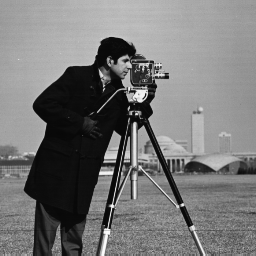
%> input picture P1/img/cameraman.tif, 256 x 256 px
$ octave lab1.m   (GNU Octave 9; MATLAB toolbox functions it lacks are replaced by stand-ins)
%> lines starting %> are read from the running program, lines starting %| are printed output that depends on the picture
close all; clear; clc;

a = imread('cameraman.tif');
%> a is the input picture: size 256x256 uint8; min 7, max 253, mean 118.7
%imshow(a)

% zeby moc wykonywac operacje charakterystyczne dla liczb
% zmiennoprzecinkowych jak np podnoszenie do niecalkowitej potegi musimy
% najpierw przejsc na double

% uint8: 0-255
% double: 0-1

% przejscie na double
a = double(a)/255;
%> a: size 256x256 double

% powrot na inty
a = uint8(255*a)
imshow(a)

b = a + 50
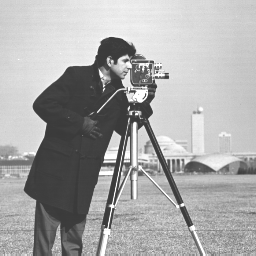
%> b: size 256x256 uint8; min 57, max 255, mean 168.5
c = b - 100
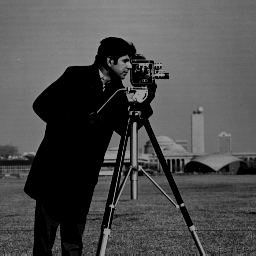
%> c: size 256x256 uint8; min 0, max 155, mean 76.2
d = c + 50
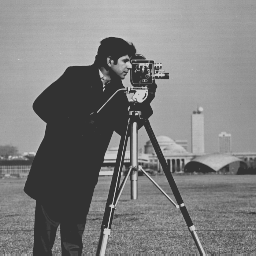
%> d: size 256x256 uint8; min 50, max 205, mean 126.2
subplot(121), imshow(a);
subplot(122), imshow(d);
%%
close all; clear; clc;

a = imread('peppers.png');
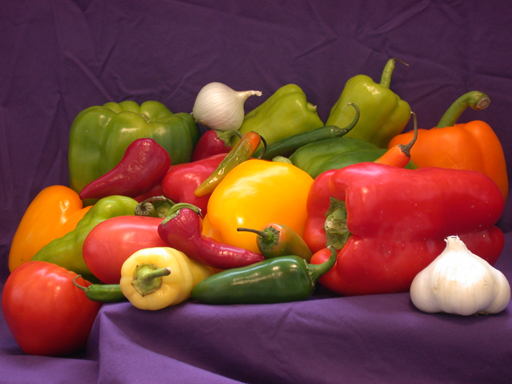
%> input picture P1/img/peppers.png, 512 x 384 px
%> a is the input picture: size 384x512x3 uint8; mean R, G, B 120.8, 66.4, 57.6
imshow(a);
size(a)
%> ans = [384 512 3]

% dekompozycja RGB na poszczegolne kanaly
subplot(224), imshow(a)
for k=1:3
    subplot(2,2,k), imshow(a(:,:,k));
end
%> this loop made 3 passes
%> pass 1, `imshow(a(:,:,k))`:
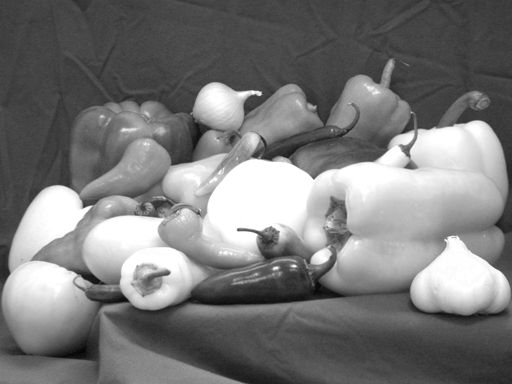
%> displayed picture: size 384x512, on the screen's scale of 0 to 255; min 5, max 255, mean 120.8
%> pass 2, `imshow(a(:,:,k))`:
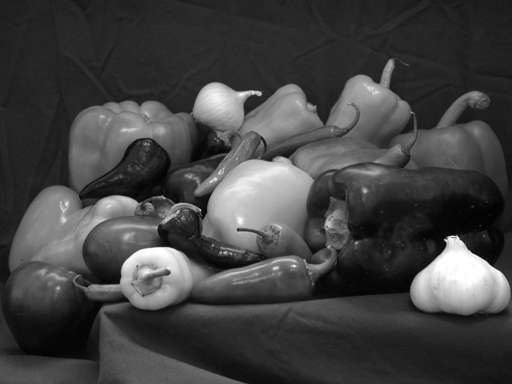
%> displayed picture: size 384x512, on the screen's scale of 0 to 255; min 1, max 255, mean 66.4
%> after the loop:
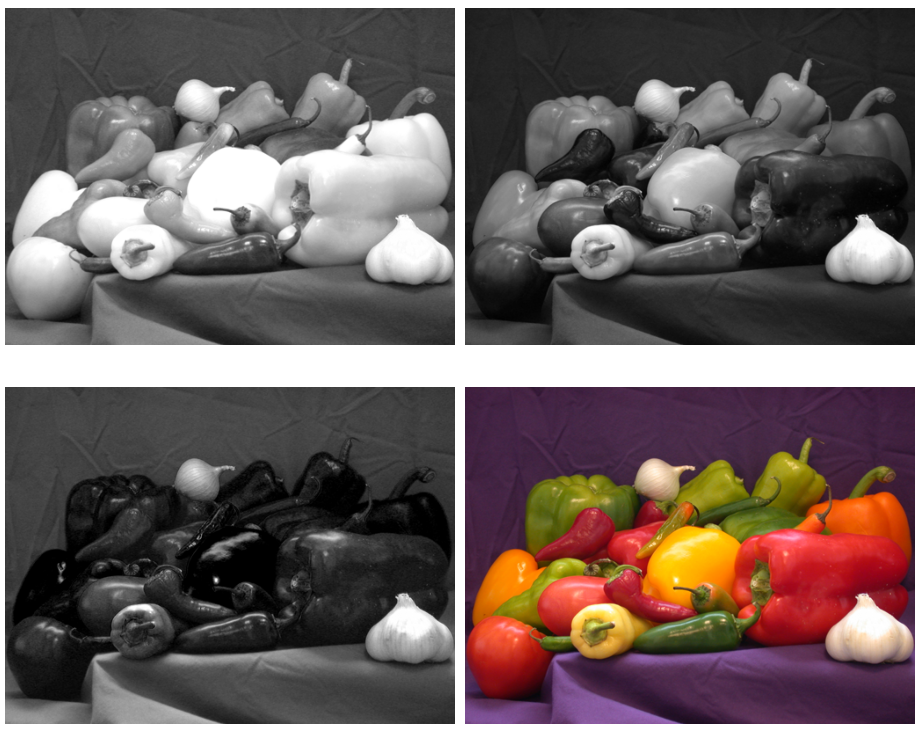
%> figure redrawn from the program's plot data, 4 panels
%%
% OBRAZ INDEKSOWANY:
% Obraz RGB dekomponujemy na dwie zmienne:
%   - mapę 2D (dla kazdego piksela wpisujemy indeks do palety barw)
%   - 3 kolumnowy wektor (legende mapy, palete barw)
% wektor przechowuje zdefiniowane kolory, w ten sposob jesli na obrazie
% jest kilka pikseli o takim samym kolorze, to musimy tylko raz zapamietac
% informacje o tym kolorze

%> (the run ends here)
